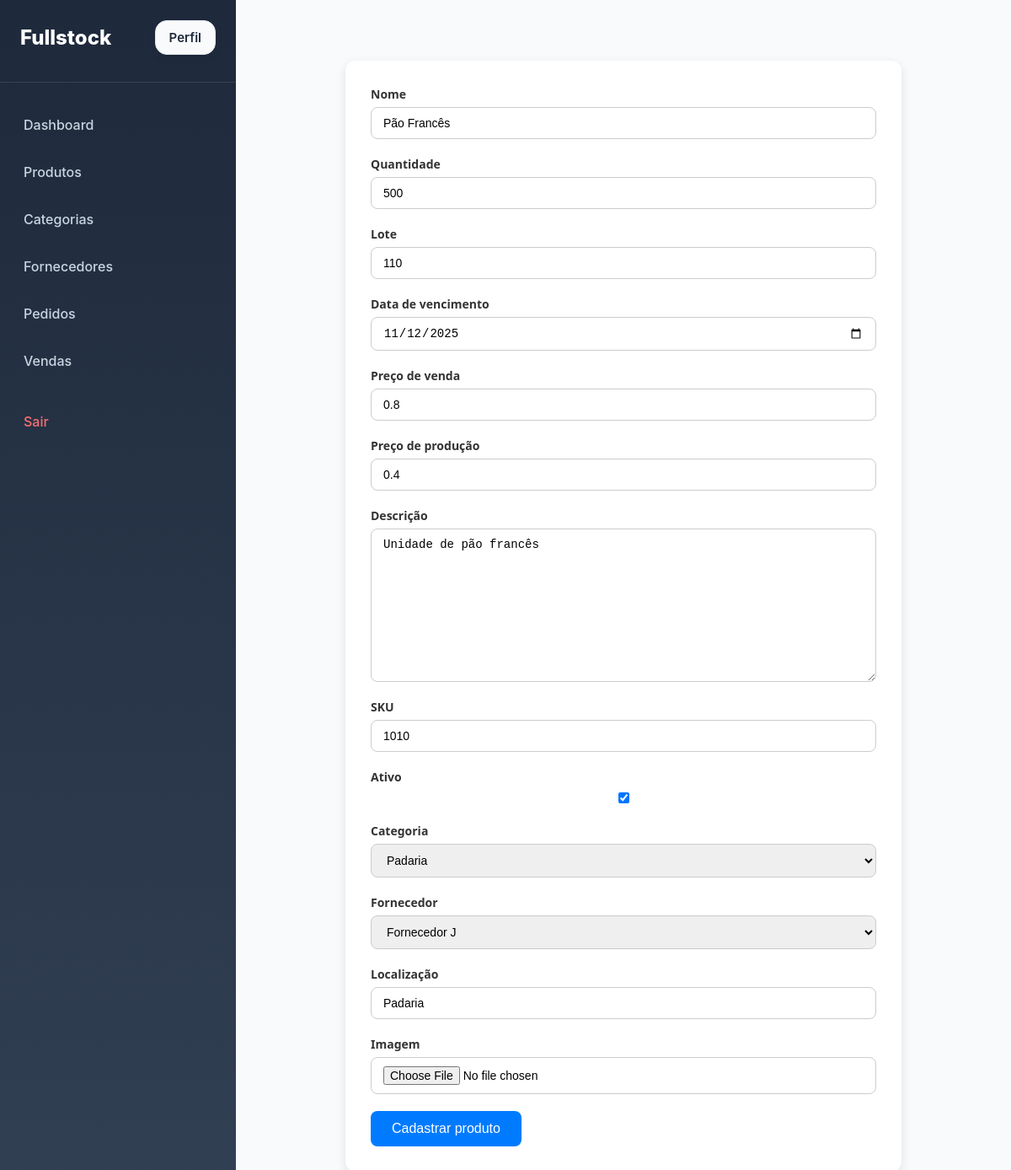
The app's page /updateProduct/10 (signed in), older data.
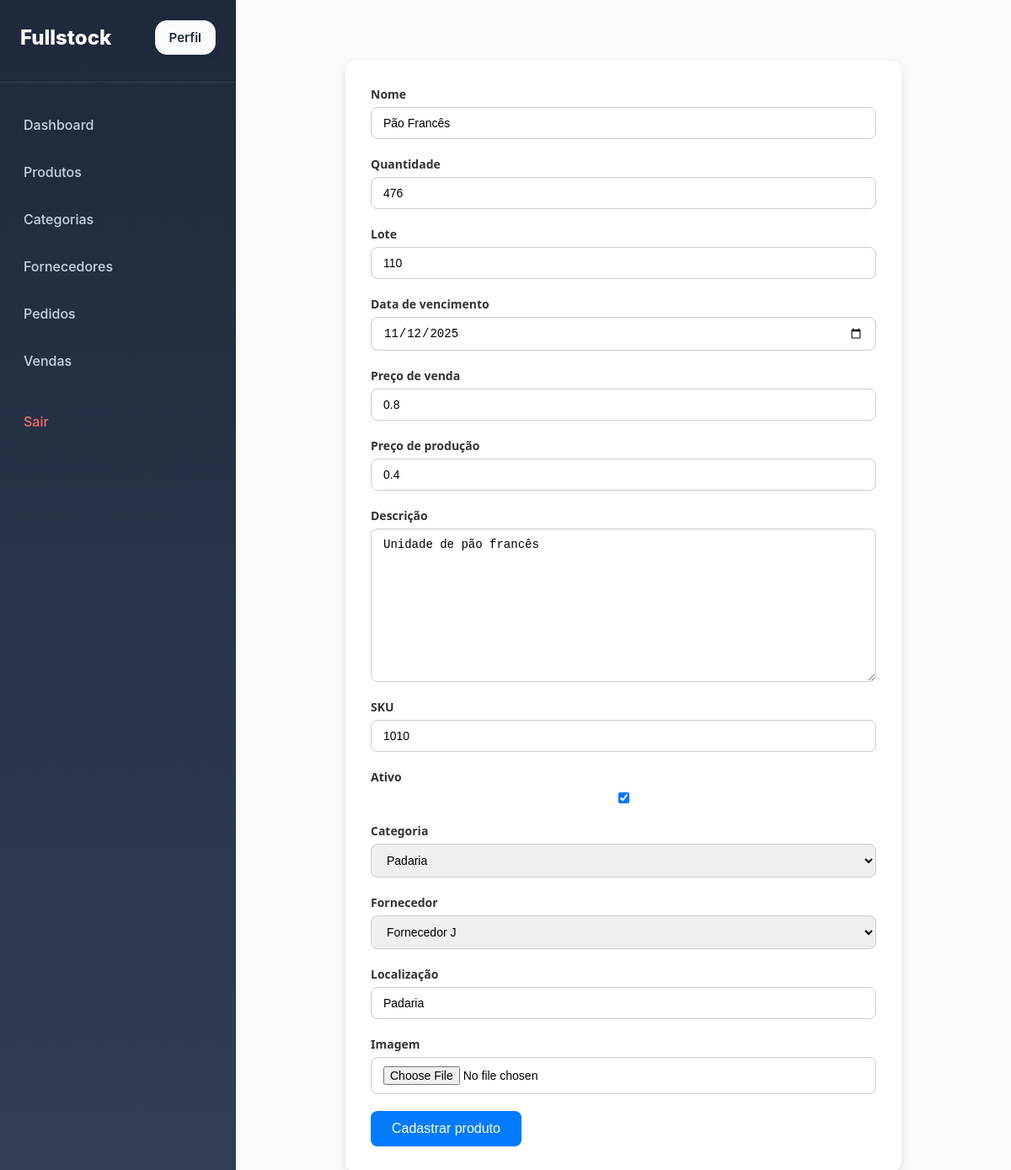
The same page, newer data.
### stock/models.py (models this page shows, shortened)
class Product(models.Model):
    name = models.CharField(max_length=50)
    quantity = models.IntegerField()
    allotment = models.IntegerField()
    dueDate = models.DateField()
    salePrice = models.FloatField()
    productionPrice = models.FloatField()
    description = models.TextField()
    sku = models.IntegerField()
    active = models.BooleanField(default=True)
    category = models.ForeignKey(Category, on_delete=models.CASCADE)
    provider = models.ForeignKey(Provider, on_delete=models.CASCADE)
    local = models.CharField(max_length=30)
    image = models.ImageField(upload_to='products_image/', blank=True, null=True)

### stock/views.py (the view)
# urls.py: path('updateProduct/<int:pk>', views.ProductUpdateView.as_view(), name='updateProduct'),
@method_decorator(login_required, name='dispatch')
class ProductUpdateView(UpdateView):
    model = Product
    form_class = ProductForm
    template_name = 'stock/product-form.html'
    success_url = reverse_lazy('products')

### stock/models.py (called while the page is built)
    @property
    def is_admin(self):
        return self.is_staff or self.is_superuser or self.groups.filter(name="ADMIN").exists()

    def __str__(self):
        return self.name

    def __str__(self):
        return self.name

### stock/templates/stock/product-form.html (shortened to what this page needs)
{%extends 'base.html'%}
{% block main %}
<form method="post" enctype="multipart/form-data">
    {% for field in form %}
    <div class="form-group">
        <label for="{{ field.id_for_label }}">{{ field.label }}</label>
        {{ field }}
    </div>
    {% endfor %}
    <button type="submit" class="btn-primary">Cadastrar produto</button>
</form>
{%endblock%}

Row changes from the older to the newer data that the page shows:
changed Product "Pão Francês": quantity "500" → "476"
